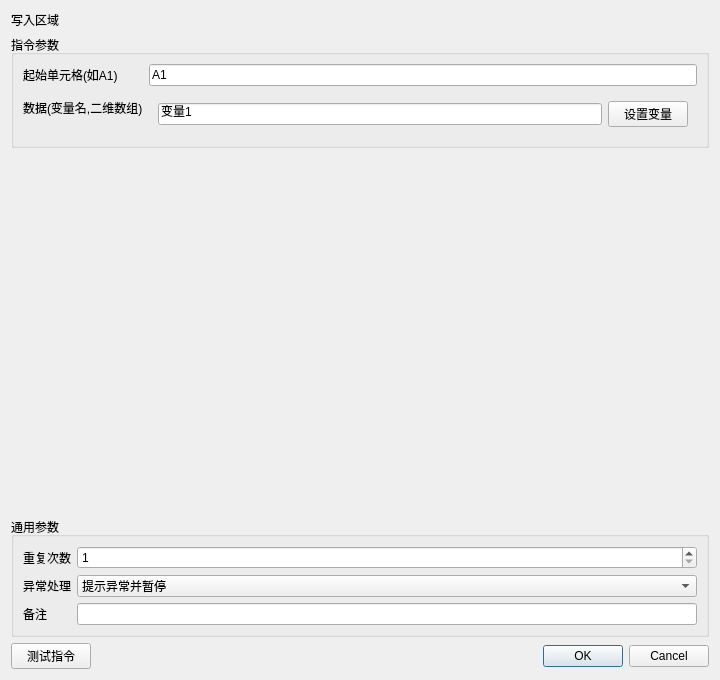
<?xml version="1.0" encoding="UTF-8"?><ui version="4.0"><class>InstructionEditor</class><widget class="QDialog" name="InstructionEditor"><property name="geometry"><rect><x>0</x><y>0</y><width>720</width><height>680</height></rect></property><layout class="QVBoxLayout" name="rootLayout"><item><widget class="QLabel" name="titleLabel"><property name="text"><string>写入区域</string></property></widget></item><item><widget class="QGroupBox" name="parameterGroupBox"><property name="title"><string>指令参数</string></property><layout class="QFormLayout" name="parameterFormLayout"><item row="0" column="0"><widget class="QLabel" name="label_0"><property name="text"><string>起始单元格(如A1)</string></property></widget></item><item row="0" column="1"><widget class="QLineEdit" name="parameter_0"><property name="text"><string>A1</string></property></widget></item><item row="1" column="0"><widget class="QLabel" name="label_1"><property name="text"><string>数据(变量名,二维数组)</string></property></widget></item><item row="1" column="1"><widget class="QWidget" name="container_1"><layout class="QHBoxLayout" name="fieldLayout_1"><item><widget class="QLineEdit" name="parameter_1"><property name="text"><string>变量1</string></property></widget></item><item><widget class="QPushButton" name="auxiliary_1"><property name="text"><string>设置变量</string></property></widget></item></layout></widget></item></layout></widget></item><item><spacer name="verticalSpacer"><property name="orientation"><enum>Qt::Vertical</enum></property><property name="sizeHint" stdset="0"><size><width>20</width><height>20</height></size></property></spacer></item>
<item><widget class="QGroupBox" name="commonGroupBox"><property name="title"><string>通用参数</string></property><layout class="QFormLayout" name="commonFormLayout">
<item row="0" column="0"><widget class="QLabel" name="repeatLabel"><property name="text"><string>重复次数</string></property></widget></item><item row="0" column="1"><widget class="QSpinBox" name="repeatSpinBox"><property name="minimum"><number>1</number></property><property name="maximum"><number>999999</number></property><property name="value"><number>1</number></property></widget></item>
<item row="1" column="0"><widget class="QLabel" name="errorPolicyLabel"><property name="text"><string>异常处理</string></property></widget></item><item row="1" column="1"><widget class="QComboBox" name="errorPolicyComboBox"><item><property name="text"><string>自动跳过</string></property></item><item><property name="text"><string>提示异常并暂停</string></property></item><item><property name="text"><string>提示异常并停止</string></property></item><property name="currentIndex"><number>1</number></property></widget></item>
<item row="2" column="0"><widget class="QLabel" name="noteLabel"><property name="text"><string>备注</string></property></widget></item><item row="2" column="1"><widget class="QLineEdit" name="noteEdit"/></item>
</layout></widget></item>
<item><layout class="QHBoxLayout" name="footerLayout"><item><widget class="QPushButton" name="testButton"><property name="text"><string>测试指令</string></property></widget></item><item><spacer name="footerSpacer"><property name="orientation"><enum>Qt::Horizontal</enum></property><property name="sizeHint" stdset="0"><size><width>40</width><height>20</height></size></property></spacer></item><item><widget class="QDialogButtonBox" name="buttonBox"><property name="standardButtons"><set>QDialogButtonBox::Cancel|QDialogButtonBox::Ok</set></property></widget></item></layout></item>
</layout></widget><resources/><connections/></ui>
